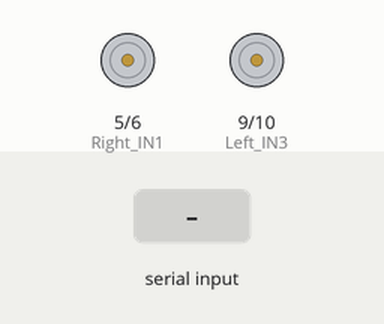
Recording of a sketch running on a simulated Arduino Uno, built with avr-gcc and run on an emulated ATmega328P. Shown: motor-driver pin pairs drawn as motors (green arrow = first pin HIGH = forward, orange = second pin HIGH = backward, longer = more drive). Inputs (shaded band) come from the test bench.

Above: at 1.2 s.
1.3 s: "a" received over Serial
At 2.2 s:
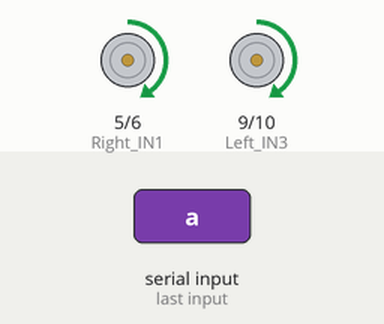
2.8 s: "b" received over Serial
At 3.3 s:
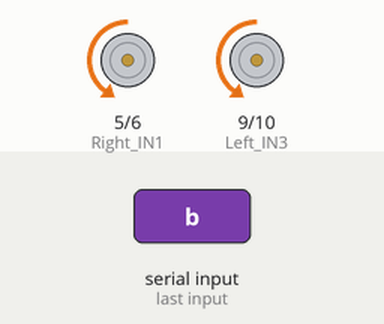
4.3 s: "c" received over Serial
At 5.5 s:
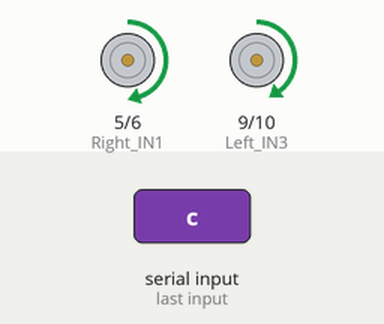
5.8 s: "d" received over Serial
At 6.8 s:
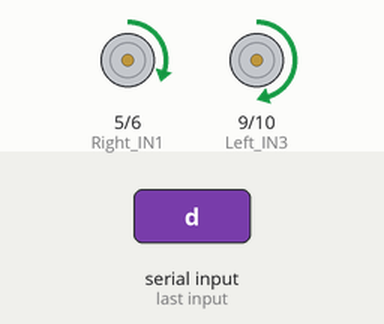
7.3 s: "e" received over Serial
At 7.9 s:
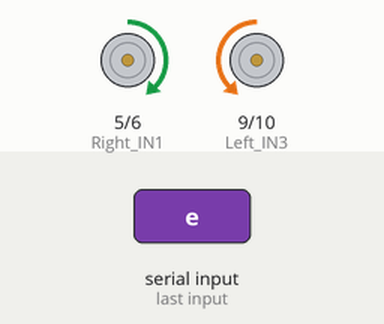
8.8 s: "f" received over Serial
At 9.1 s:
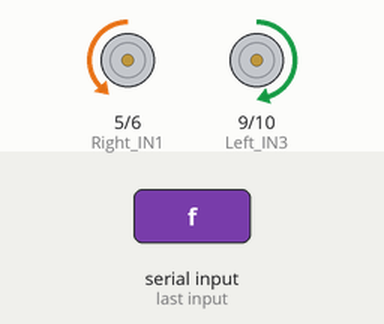
Timing chart, 0 to 11.3 s (numbered marks = the images above; inputs shaded):
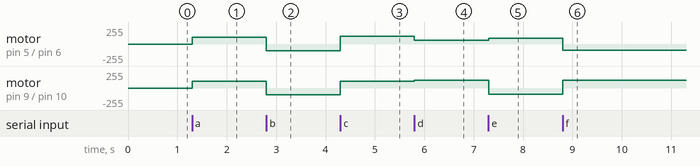

Measured:
- after the input at 1.3 s, motor on pin 5 (Right_IN1) / pin 6 (Right_IN2), motor on pin 9 (Left_IN3) / pin 10 (Left_IN4): stopped → forward 100/255 at once
- after the input at 2.8 s, motor on pin 5 (Right_IN1) / pin 6 (Right_IN2), motor on pin 9 (Left_IN3) / pin 10 (Left_IN4): forward 100/255 → backward 100/255 at once
- after the input at 4.3 s, motor on pin 5 (Right_IN1) / pin 6 (Right_IN2): backward 100/255 → forward 120/255 at once; motor on pin 9 (Left_IN3) / pin 10 (Left_IN4): backward 100/255 → forward 100/255 at once
- after the input at 5.8 s, motor on pin 5 (Right_IN1) / pin 6 (Right_IN2): forward 120/255 → forward 60/255 at once; motor on pin 9 (Left_IN3) / pin 10 (Left_IN4): forward 100/255 → forward 120/255 at once
- after the input at 7.3 s, motor on pin 5 (Right_IN1) / pin 6 (Right_IN2): forward 60/255 → forward 90/255 at once; motor on pin 9 (Left_IN3) / pin 10 (Left_IN4): forward 120/255 → backward 90/255 at once
- after the input at 8.8 s, motor on pin 5 (Right_IN1) / pin 6 (Right_IN2): forward 90/255 → backward 90/255 at once; motor on pin 9 (Left_IN3) / pin 10 (Left_IN4): backward 90/255 → forward 120/255 at once

The sketch:

Car_Alpha7_BTControl.ino
```cpp
#include <SoftwareSerial.h>
SoftwareSerial BT(0, 1);

#define Left_IN3 9
#define Left_IN4 10
#define Right_IN1 5
#define Right_IN2 6 //定义连接L298N的IN1，IN2，IN3，IN4的四个针脚

void setup() {
    pinMode(Left_IN3,OUTPUT);
    pinMode(Left_IN4,OUTPUT);
    pinMode(Right_IN1,OUTPUT);
    pinMode(Right_IN2,OUTPUT);  //设定各针脚的输入输出模式

    Serial.begin(9600); //设置串口波特率用于调试
}

void loop(){
    char receiveCode = Serial.read();  //读取蓝牙模块获得的数据

    if(receiveCode =='a'){
      forward();
    }
    if(receiveCode =='b'){
      back();
    }
    if(receiveCode =='c'){
      left();
    }
    if(receiveCode =='d'){
      right();
    }
    if(receiveCode =='e'){
      turnLeftOrigin();
    }
    if(receiveCode =='f'){
      turnRightOrigin();
    }
    if(receiveCode =='g'){
      _stop();
    }

    //}

//    Print();
}

void Motor_Speed(int Left1_PWM, int Left2_PWM, int Right1_PWM, int Right2_PWM) {  //信号输出为PWM至L298N的四个针脚
    analogWrite(Left_IN3, Left1_PWM);
    analogWrite(Left_IN4, Left2_PWM); //小车自身左轮的正负PWM
    analogWrite(Right_IN1, Right1_PWM);
    analogWrite(Right_IN2, Right2_PWM); //右轮的正负PWM
}

void forward(){
    Motor_Speed(100,0,100,0);
}

void back(){
    Motor_Speed(0,100,0,100);
}

void left(){
    Motor_Speed(60,0,120,0);
}

void right(){
    Motor_Speed(120,0,60,0);
}

void turnLeftOrigin(){
    Motor_Speed(0,90,90,0);
}

void turnRightOrigin(){
    Motor_Speed(90,0,0,90);
}

void _stop(){
    Motor_Speed(0,0,0,0);
}


//void Print() {  //串口打印，用于调试
//
//}
```

main.cpp
```cpp
#include <Arduino.h>

//定义连接L298N的IN1，IN2，IN3，IN4的四个针脚
#define Left_IN3 9
#define Left_IN4 10
#define Right_IN1 5
#define Right_IN2 6
//定义连接红外传感器的针脚，Signal_Rear为小车后方传感器输出的信号
#define Signal_1 12
#define Signal_2 11
#define Signal_3 7
#define Signal_4 4
#define Signal_5 3
#define Signal_Rear 2

//初始化传感器的值
//小车自身前方左至右传感器依次为为Sensor12345,后方中置传感器为Sensor_Rear
int Sensor[7]={0,0,0,0,0,0,0};
int Sensor_Rear = 0;

int Start_Flag = 0;
int Line = 0; //黑色横线计数量

void Sensor_Read();
void Motor_Speed(int Left1_PWM, int Left2_PWM, int Right1_PWM, int Right2_PWM);
void Trail_Follow();
void Start();
void Count();
//void Print();

void setup() {
    //设定各针脚的输入输出模式
    pinMode(Signal_1,INPUT);
    pinMode(Signal_2,INPUT);
    pinMode(Signal_3,INPUT);
    pinMode(Signal_4,INPUT);
    pinMode(Signal_5,INPUT);
    pinMode(Signal_Rear,INPUT);

    pinMode(Left_IN3,OUTPUT);
    pinMode(Left_IN4,OUTPUT);
    pinMode(Right_IN1,OUTPUT);
    pinMode(Right_IN2,OUTPUT);

    Serial.begin(9600); //设置串口波特率用于调试

    delay(3000);  //开机延迟3s启动
}

void loop(){
    Sensor_Read();
    Start();
    Count();
    Trail_Follow();
   // Print();
}

void Sensor_Read() {  //读入各传感器针脚的信号
    Sensor[1] = digitalRead(Signal_1);
    Sensor[2] = digitalRead(Signal_2);
    Sensor[3] = digitalRead(Signal_3);
    Sensor[4] = digitalRead(Signal_4);
    Sensor[5] = digitalRead(Signal_5);
    Sensor[6] = digitalRead(Signal_Rear);
}

//信号输出为PWM至L298N的四个针脚
void Motor_Speed(int Left1_PWM, int Left2_PWM, int Right1_PWM, int Right2_PWM) {
    analogWrite(Left_IN3, Left1_PWM);
    analogWrite(Left_IN4, Left2_PWM); //小车自身左轮的正负PWM
    analogWrite(Right_IN1, Right1_PWM);
    analogWrite(Right_IN2, Right2_PWM); //右轮的正负PWM
}

//循迹，监测到黑线为1
void Trail_Follow() {
    //循迹，监测到黑线为1
    int i; //定义循环变量
    int sensor_sum = 0; //定义传感器的和
    int sensor_index = 0; //定义传感器的索引
    for(i = 1; i < 6; i++) { //遍历前方传感器数组
        sensor_sum += Sensor[i]; //累加传感器的值
        if(Sensor[i] == 1) { //如果传感器为1
            sensor_index = i; //记录传感器的索引
        }
    }
    switch(sensor_sum) { //根据传感器的和选择不同的情况
        case 0: //00000，直行
            Motor_Speed(100,0,100,0);
            break;
        case 1: //只有一个传感器为1
            switch(sensor_index) { //根据传感器的索引选择不同的情况
                case 1: //10000，大左转
                    Motor_Speed(0,170,170,0);
                    delay(10);
                    break;
                case 2: //01000，小左转
                    Motor_Speed(0,60,100,0);
                    break;
                case 3: //00100，直走或长直线加速
                    if (Sensor[6]==1) {
                        //Motor_Speed(100,0,100,0);
                        Motor_Speed(135,0,135,0);
                    }
                    else{
                        //Motor_Speed(100,0,100,0);
                        Motor_Speed(115,0,115,0);
                    }
                    break;
                case 4: //00010，小右转
                    Motor_Speed(100,0,0,60);
                    break;
                case 5: //00001，大右转
                    Motor_Speed(170,0,0,170);
                    delay(10);
                    break;
            }
            break;
        case 2: //有两个传感器为1
            if(Sensor[0] == 1 && Sensor[1] == 1) { //11000，大左转
                Motor_Speed(0,170,170,0);
            }
            else if(Sensor[1] == 1 && Sensor[2] == 1) { //01100，小左转
                Motor_Speed(0,60,100,0);
            }
            else if(Sensor[2] == 1 && Sensor[3] == 1) { //00110，小右转
                Motor_Speed(100,0,0,60);
            }
            else if(Sensor[3] == 1 && Sensor[4] == 1) { //00011，大右转
                Motor_Speed(170,0,0,170);
            }
            break;
        default: //其它情况，直行
            Motor_Speed(100,0,100,0);
            break;
    }
}

//出库
void Start() {
    while (Start_Flag <= 10)
    {
        if(Sensor_Rear == 0) {
            Start_Flag++;
            delay(100);
        }
        Sensor_Rear = digitalRead(Signal_Rear);
    }
}


void Count() {
    //对黑色横线计次
    if(Sensor[2] == 1 && Sensor[3] == 1 && Sensor[4] == 1) {
        Line++;
        Motor_Speed(60,0,60,0);
        delay(200);
    }

    //第三根黑线及终点大黑线
    if(Line >= 6) {
        Motor_Speed(60,0,60,0);
        delay(1000);
        Motor_Speed(0,0,0,0); //停车
        delay(100000);
    }
}

// void Print() {  //串口打印，用于调试
//     Serial.print(Sensor_Rear);
// //    Serial.print(Sensor1);
// //    Serial.print("---");
// //    Serial.print(Sensor2);
// //    Serial.print("---");
// //    Serial.print(Sensor3);
// //    Serial.print("---");
// //    Serial.print(Sensor4);
// //    Serial.print("---");
// //    Serial.print(Sensor5);
// //    Serial.print("\n");
// //
// //    Serial.print("-");
// //    Serial.print(Line);
// //    Serial.print("-");
// }
```
